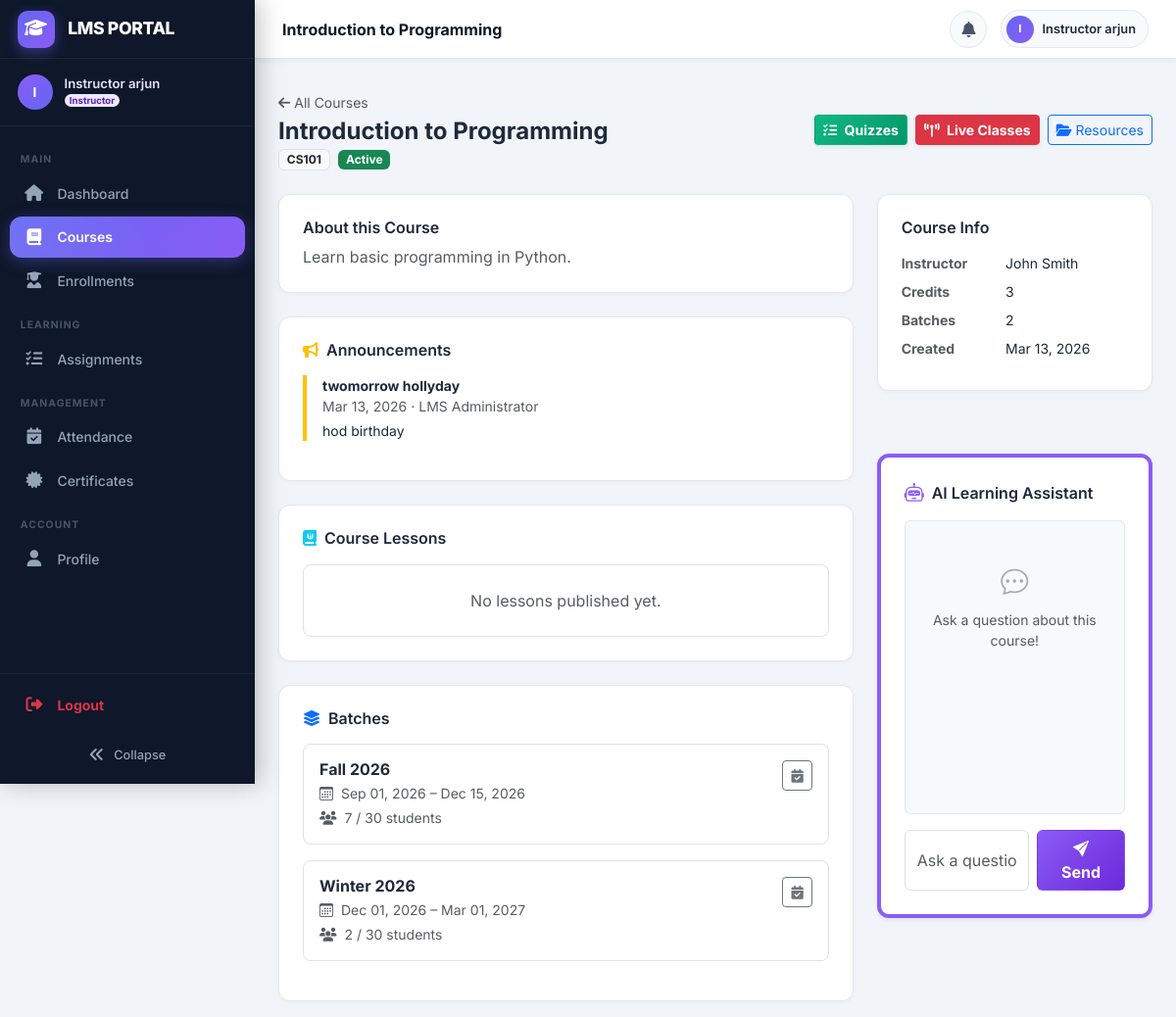
The app's page /courses/1/ (signed in), older data.
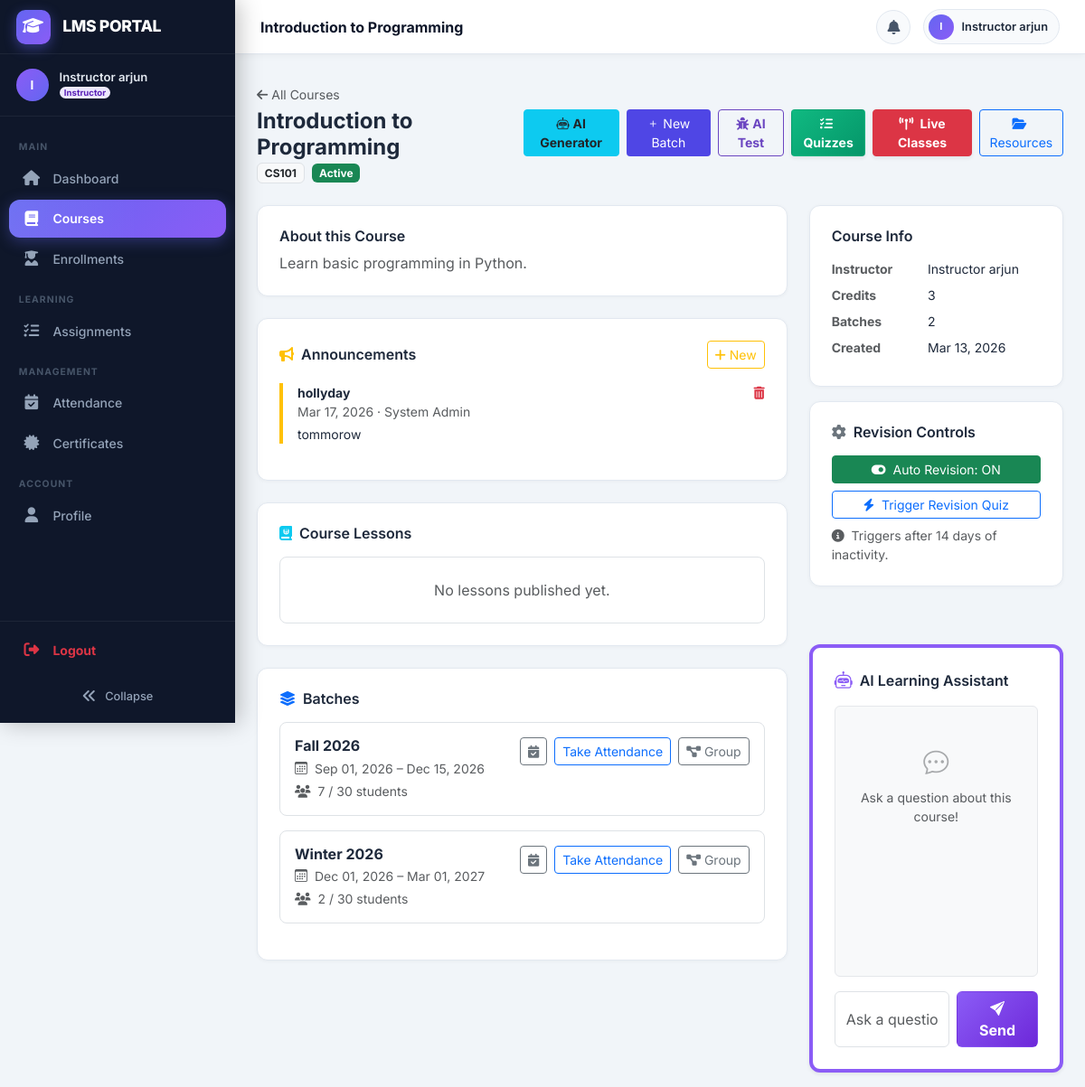
The same page, newer data.
### courses/models.py (models this page shows, shortened)
class Announcement(models.Model):
    title = models.CharField(max_length=200)
    content = models.TextField()
    course = models.ForeignKey(Course, on_delete=models.CASCADE, related_name='announcements')
    batch = models.ForeignKey(Batch, on_delete=models.CASCADE, related_name='announcements', null=True, blank=True)
    author = models.ForeignKey(settings.AUTH_USER_MODEL, on_delete=models.SET_NULL, null=True)
    created_at = models.DateTimeField(auto_now_add=True)
    class Meta:
        ordering = ['-created_at']

class Batch(models.Model):
    course = models.ForeignKey(Course, on_delete=models.CASCADE, related_name='batches')
    name = models.CharField(max_length=100)          # e.g. "Batch A", "Jan 2025"
    start_date = models.DateField()
    end_date = models.DateField()
    max_students = models.PositiveIntegerField(default=30)
    created_at = models.DateTimeField(auto_now_add=True)
    class Meta:
        ordering = ['-start_date']
        verbose_name_plural = 'Batches'
    @property
    def enrolled_count(self):
        return self.enrollments.count()
    @property
    def is_full(self):
        return self.enrolled_count >= self.max_students

class Course(models.Model):
    class Status(models.TextChoices):
        ACTIVE = 'active', 'Active'
        INACTIVE = 'inactive', 'Inactive'
        ARCHIVED = 'archived', 'Archived'
    title = models.CharField(max_length=200)
    code = models.CharField(max_length=20, unique=True)
    description = models.TextField(blank=True)
    instructor = models.ForeignKey(
        settings.AUTH_USER_MODEL,
        on_delete=models.SET_NULL,
        null=True,
        related_name='courses_teaching',
        limit_choices_to={'role__in': ['instructor', 'admin']},
    )
    status = models.CharField(max_length=20, choices=Status.choices, default=Status.ACTIVE)
    thumbnail = models.ImageField(upload_to='course_thumbnails/', blank=True, null=True)
    credits = models.PositiveSmallIntegerField(default=3)
    price = models.DecimalField(max_digits=10, decimal_places=2, default=0.00)
    auto_revision_enabled = models.BooleanField(default=True)
    created_at = models.DateTimeField(auto_now_add=True)
    updated_at = models.DateTimeField(auto_now=True)
    class Meta:
        ordering = ['-created_at']

### users/models.py (models this page shows, shortened)
class CustomUser(AbstractUser):
    class Role(models.TextChoices):
        ADMIN = 'admin', 'Admin'
        INSTRUCTOR = 'instructor', 'Instructor'
        STUDENT = 'student', 'Student'
    role = models.CharField(
        max_length=20,
        choices=Role.choices,
        default=Role.STUDENT,
    )
    phone = models.CharField(max_length=20, blank=True)
    profile_picture = models.ImageField(
        upload_to='profile_pictures/', blank=True, null=True
    )
    bio = models.TextField(blank=True)
    date_of_birth = models.DateField(null=True, blank=True)
    otp = models.CharField(max_length=6, blank=True, null=True)
    otp_expiry = models.DateTimeField(null=True, blank=True)
    class Meta:
        verbose_name = 'User'
        verbose_name_plural = 'Users'
    @property
    def is_admin_role(self):
        return self.role == self.Role.ADMIN
    @property
    def is_instructor(self):
        return self.role == self.Role.INSTRUCTOR
    @property
    def is_student(self):
        return self.role == self.Role.STUDENT

### courses/views.py (the view, shortened to what this page needs)
# urls.py: path('<int:pk>/', views.course_detail, name='detail'),
@login_required
def course_detail(request, pk):
    course = get_object_or_404(Course, pk=pk)
    batches = course.batches.annotate(enrollment_count=Count('enrollments'))
    announcements = course.announcements.all()
    student_enrolled_batch_ids = []
    announcements = announcements[:10]  # Show more announcements
    is_group_instructor = Group.objects.filter(batch__course=course, instructor=request.user).exists()
    progress = None
    lessons = course.lessons.all()
    return render(request, 'courses/course_detail.html', {
        'course': course,
        'batches': batches,
        'announcements': announcements,
        'lessons': lessons,
        'student_enrolled_batch_ids': student_enrolled_batch_ids,
        'progress': progress,
        'enrollments': enrollments if request.user.is_student else [],
        'is_group_instructor': is_group_instructor,
    })

### templates/courses/course_detail.html (shortened to what the changed rows need)
{% extends 'base.html' %}
{% block content %}
<div class="d-flex justify-content-between align-items-center mb-4">
  <div>
    <a href="{% url 'courses:list' %}" class="text-muted small text-decoration-none">
      <i class="fas fa-arrow-left me-1"></i>All Courses
    </a>
    <h4 class="fw-bold mb-0 mt-1">{{ course.title }}</h4>
    <span class="badge bg-light text-dark border">{{ course.code }}</span>
    <span class="badge {% if course.status == 'active' %}bg-success{% else %}bg-secondary{% endif %} ms-1">
      {{ course.get_status_display }}
    </span>
  </div>
  <div class="d-flex gap-2">
    {% if user.is_admin_role or user.is_superuser %}
    <a href="{% url 'courses:edit' course.pk %}" class="btn btn-outline-secondary btn-sm">
      <i class="fas fa-pencil-alt me-1"></i>Edit
    </a>
    <a href="{% url 'courses:course_generator' course.pk %}" class="btn btn-sm btn-info text-dark fw-bold">
      <i class="fas fa-robot me-1"></i>AI Generator
    </a>
    <a href="{% url 'analytics:instructor_dashboard' course.pk %}" class="btn btn-sm btn-outline-primary fw-bold">
      <i class="fas fa-chart-line me-1"></i>Analytics
    </a>
    <a href="{% url 'courses:batch_create' course.pk %}" class="btn btn-sm" style="background:#4f46e5;color:#fff;">
      <i class="fas fa-plus me-1"></i>New Batch
    </a>
    {% elif user.is_instructor and user == course.instructor %}
    <a href="{% url 'courses:course_generator' course.pk %}" class="btn btn-sm btn-info text-dark fw-bold">
      <i class="bi bi-robot me-1"></i>AI Generator
    </a>
    <a href="{% url 'courses:batch_create' course.pk %}" class="btn btn-sm" style="background:#4f46e5;color:#fff;">
      <i class="bi bi-plus me-1"></i>New Batch
    </a>
    {% endif %}
    {% if user.is_admin_role or user.is_superuser or user == course.instructor %}
    <a href="{% url 'ai_assistant:test_panel' course.id %}" class="btn btn-sm fw-bold border" style="color: #6b46c1; border-color: #6b46c1 !important;">
      <i class="fas fa-bug me-1"></i>AI Test
    </a>
    {% endif %}
    <a href="{% url 'quizzes:list' course.pk %}" class="btn text-white btn-sm fw-bold shadow-sm" style="background: linear-gradient(135deg, #10b981, #059669);">
      <i class="fas fa-tasks me-1"></i> Quizzes
    </a>
    <a href="{% url 'live_classes:list' course.pk %}" class="btn btn-danger btn-sm fw-bold shadow-sm">
      <i class="fas fa-broadcast-tower me-1"></i> Live Classes
    </a>
    <a href="{% url 'resources:list' course.pk %}" class="btn btn-outline-primary btn-sm">
      <i class="fas fa-folder-open me-1"></i>Resources
    </a>
  </div>
</div>
<div class="row g-4">
  <div class="col-lg-8">
    <div class="page-card mb-4">
      <div class="row align-items-center">
        <div class="col-md-{% if progress is not None %}8{% else %}12{% endif %}">
          <h6 class="fw-semibold mb-2">About this Course</h6>
          <p class="text-muted mb-0">{{ course.description|default:"No description provided." }}</p>
        </div>
      </div>
    </div>
    <div class="page-card mb-4">
      <div class="d-flex justify-content-between align-items-center mb-3">
        <h6 class="fw-semibold mb-0"><i class="fas fa-bullhorn me-2 text-warning"></i>Announcements</h6>
        {% if user.is_admin_role or user.is_superuser or user == course.instructor %}
        <a href="{% url 'courses:announcement_create' course.pk %}" class="btn btn-sm btn-outline-warning">
          <i class="fas fa-plus"></i> New
        </a>
        {% endif %}
      </div>
      {% for a in announcements %}
      <div class="border-start border-4 border-warning ps-3 mb-3 position-relative">
        <div class="d-flex justify-content-between align-items-start">
            <div>
                <div class="fw-bold small">{{ a.title }}</div>
                <div class="text-muted small mb-1">{{ a.created_at|date:"M d, Y" }} · {{ a.author.get_full_name|default:a.author.username }}</div>
            </div>
            {% if user.is_admin_role or user.is_superuser or user == course.instructor or user == a.author or is_group_instructor %}
            <a href="{% url 'courses:announcement_delete' a.pk %}" class="text-danger small" title="Delete Announcement">
                <i class="fas fa-trash-alt"></i>
            </a>
            {% endif %}
        </div>
        <p class="small mb-0">{{ a.content|linebreaksbr }}</p>
      </div>
      {% empty %}
      <p class="text-muted small mb-0">No announcements yet.</p>
      {% endfor %}
    </div>
    <div class="page-card">
      {% for batch in batches %}
      <div class="border rounded-3 p-3 mb-3">
        <div class="d-flex justify-content-between align-items-start">
          <div>
            <h6 class="fw-bold mb-1">{{ batch.name }}</h6>
            <div class="text-muted small">
              <i class="bi bi-calendar3 me-1"></i>
              {{ batch.start_date|date:"M d, Y" }} &ndash; {{ batch.end_date|date:"M d, Y" }}
            </div>
            <div class="text-muted small mt-1">
              <i class="fas fa-users me-1"></i>
              {{ batch.enrollment_count }} / {{ batch.max_students }} students
            </div>
          </div>
          <div class="d-flex gap-2">
            <a href="{% url 'attendance:sessions' batch.pk %}" class="btn btn-sm btn-outline-secondary">
              <i class="fas fa-calendar-check"></i>
            </a>
            {% if user.is_admin_role or user.is_superuser or user == course.instructor %}
            <a href="{% url 'attendance:take' batch.pk %}" class="btn btn-sm btn-outline-primary">
              Take Attendance
            </a>
            <a href="{% url 'courses:group_create' batch.pk %}" class="btn btn-sm btn-outline-secondary">
              <i class="fas fa-project-diagram"></i> Group
            </a>
            {% endif %}
          </div>
        </div>
      </div>
      {% empty %}
      <p class="text-muted">No batches created yet.</p>
      {% endfor %}
    </div>
  </div>
  <div class="col-lg-4">
    <div class="page-card mb-3">
      <dl class="row small mb-0">
        <dt class="col-5 text-muted">Instructor</dt>
        <dd class="col-7">{{ course.instructor.get_full_name|default:course.instructor.username|default:"TBA" }}</dd>
        <dt class="col-5 text-muted">Credits</dt>
        <dd class="col-7">{{ course.credits }}</dd>
        <dt class="col-5 text-muted">Batches</dt>
        <dd class="col-7">{{ batches.count }}</dd>
        <dt class="col-5 text-muted">Created</dt>
        <dd class="col-7">{{ course.created_at|date:"M d, Y" }}</dd>
      </dl>
    </div>
    {% if user.is_admin_role or user.is_superuser or user == course.instructor %}
    <div class="page-card mb-3">
        <h6 class="fw-semibold mb-3"><i class="fas fa-cog me-2 text-secondary"></i>Revision Controls</h6>
        <div class="d-grid gap-2">
            <a href="{% url 'quizzes:toggle_revision' course.id %}" class="btn btn-sm {% if course.auto_revision_enabled %}btn-success{% else %}btn-outline-secondary{% endif %}">
                <i class="fas {% if course.auto_revision_enabled %}fa-toggle-on{% else %}fa-toggle-off{% endif %} me-1"></i>
                Auto Revision: {% if course.auto_revision_enabled %}ON{% else %}OFF{% endif %}
            </a>
            <a href="{% url 'quizzes:manual_revision' course.id %}" class="btn btn-sm btn-outline-primary">
                <i class="fas fa-bolt me-1"></i> Trigger Revision Quiz
            </a>
        </div>
        <div class="mt-2 small text-muted">
            <i class="fas fa-info-circle me-1"></i>
            Triggers after 14 days of inactivity.
        </div>
    </div>
    {% endif %}
  </div>
</div>
{% endblock %}

Row changes from the older to the newer data that the page shows:
removed Announcement: title "twomorrow hollyday", created_at "Mar 13, 2026", author.get_full_name "LMS Administrator", content "hod birthday"
changed Course "Introduction to Programming": instructor_id 2 → 19 (drawn); instructor.get_full_name "John Smith" → "Instructor arjun"
added Announcement: title "hollyday", created_at "Mar 17, 2026", author.get_full_name "System Admin", content "tommorow"
shown differently, row unchanged: Batch "Fall 2026": now shows "Take Attendance Group"
shown differently, row unchanged: Batch "Winter 2026": now shows "Take Attendance Group"
Text that changed along with them:
text now shown: "AI Generator New Batch AI Test New Revision Controls Auto Revision: ON Trigger Revision Quiz Triggers after 14 days of inactivity."
